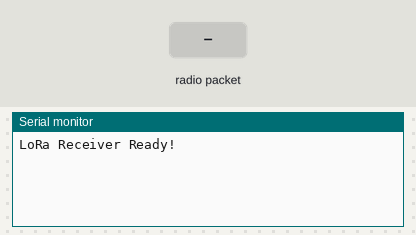
Bench run of a sketch on a simulated Arduino Uno, built with avr-gcc and run on an emulated ATmega328P. On the bench: the last lines printed to the serial monitor. The inputs (shaded band) are chosen by the test bench. No radio packets arrive unless stated.

Above: at 1.2 s.
1.3 s: radio packet "1" arrives
At 1.9 s:
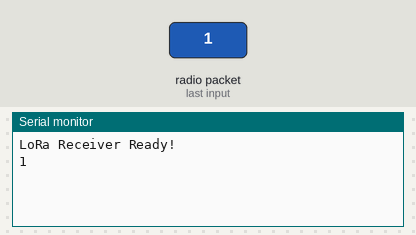
2.8 s: radio packet "0" arrives
At 4.0 s:
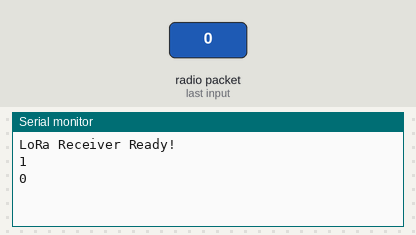
4.3 s: radio packet "2" arrives
At 5.4 s:
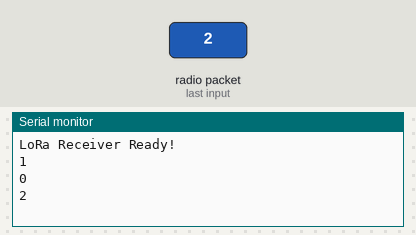

Measured:
- after the input at 1.3 s, the serial monitor: prints a new line at once (image 1)
- after the input at 2.8 s, the serial monitor: prints a new line at once (image 2)
- after the input at 4.3 s, the serial monitor: prints a new line at once (image 3)

The sketch:

Receiver_Arduino_IDE_Code.ino
```cpp
#include <SPI.h>
#include <LoRa.h>

#define SS    5
#define RST   14
#define DIO0  26

void setup() {

  Serial.begin(115200);

  LoRa.setPins(SS, RST, DIO0);

  if (!LoRa.begin(433E6)) {
    Serial.println("LoRa Init Failed!");
    while (1);
  }

  Serial.println("LoRa Receiver Ready!");
}

void loop() {

  int packetSize = LoRa.parsePacket();

  if (packetSize) {

    String receivedData = "";

    while (LoRa.available()) {
      receivedData += (char)LoRa.read();
    }

    Serial.println(receivedData);
  }
}
```
